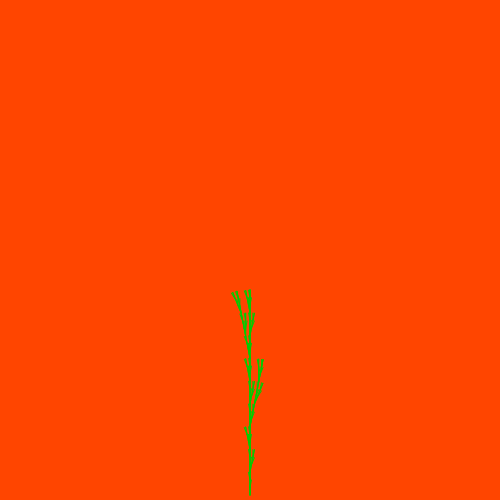
Frame 1 (no input)
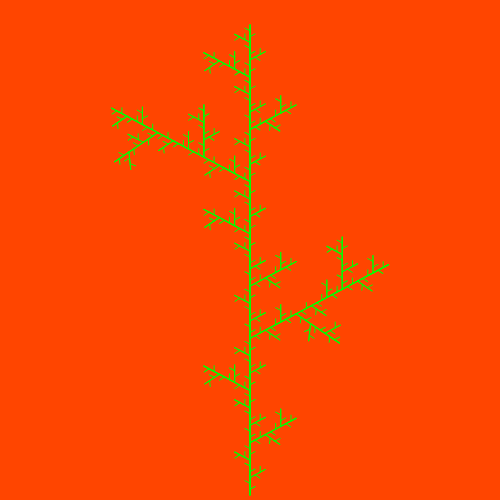
Frame 60 (no input)
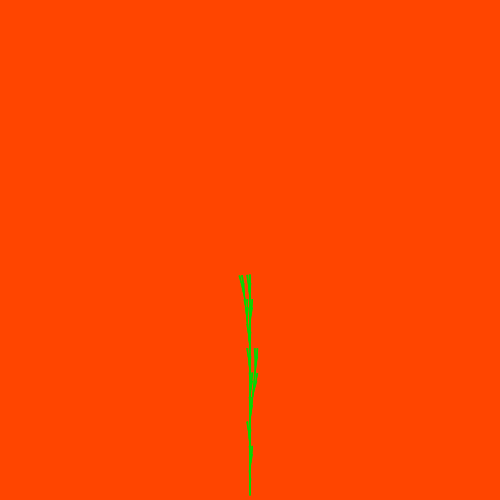
Frame 120 (the mouse pressed at the canvas centre since frame 60)

The p5.js sketch that drew these frames (run headless with seeded random() and noise() and a simulated clock; from frame 60 on, the mouse is pressed at the canvas centre):

// p5.js sketch
// ── sketch.js
let i = 200,
  di = 5,
  du = 1,
  u = 10;

function setup() {
  createCanvas(500, 500);
  //noLoop();
  frameRate(20);
}

function draw() {
  background(255, 69, 0);
  translate(width / 2, height / 2 + 245);
  scale(1, -1);
  i = i + di;
  u = u + du;
  if ((u > 65) || (u < 5)) du = -du;
  if ((i > 480) || (i < 200)) di = -di;
  stroke(0, i, 0);
  fractal(0, 0, i, u);
}

function fractal(x, y, a, u) {
  if (a > 3) {
    line(x, y, x, a);
    fractal(x, y, a / 3, u);
    push();
    translate(0, a / 3);
    fractal(x, y, a / 3, u);
    pop();
    push();
    translate(0, a * (2 / 3));
    fractal(x, y, a / 3, u);
    pop();
    push();
    translate(0, a / 3);
    rotate(radians(-u));
    fractal(x, y, a / 3, u);
    pop();
    push();
    translate(0, a * (2 / 3));
    rotate(radians(u));
    fractal(x, y, a / 3, u);
    pop();
  }
}
